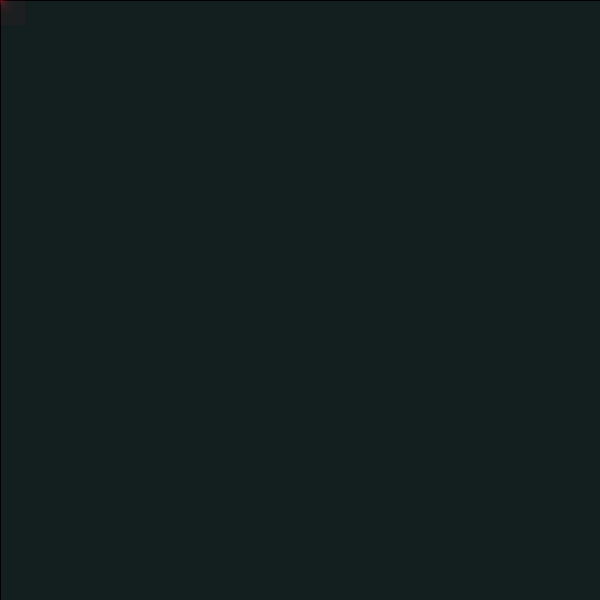
Frame 1 (no input)
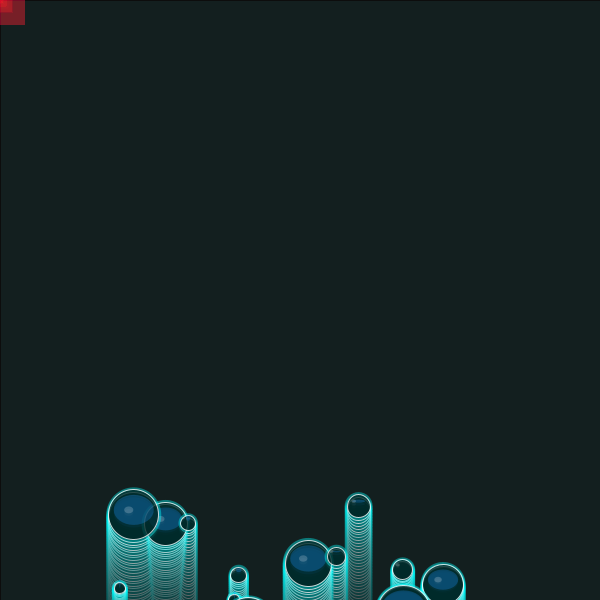
Frame 60 (the mouse pressed at the canvas centre just before this capture)
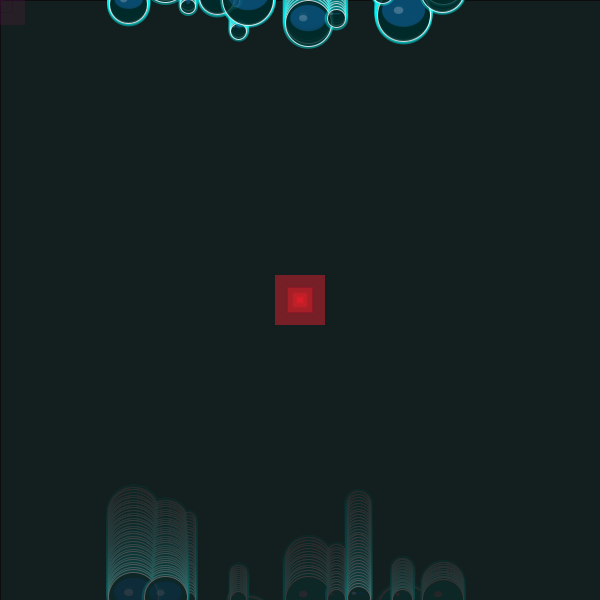
Frame 120 (the mouse held since frame 60 and released just before this capture)

The Processing sketch that drew these frames (run headless with seeded random() and noise(); from frame 60 on, the mouse is pressed at the canvas centre):

// Processing sketch: processing_140259
// ── processing_140259.pde

//Jenny McCarthy 3/10/14 Project 2: Distrubing Nature

Obstacles obstacles;
Bubbles[] bubbles = new Bubbles [20]; //declare array of bubbles

color bC = color(19,31,31); //background color

void setup(){
  size(600,600);
  background(bC);
  smooth();
  frameRate(20);
  for(int i=0;i<bubbles.length;i++){
    bubbles[i] = new Bubbles();
  } //initializing each bubble w/ for loop 
  obstacles = new Obstacles(50);
}

void draw(){
  rectMode(CENTER);
  fill(bC,10);
  rect(300,300,width,height); //fade effect 
  
  obstacles.position(mouseX,mouseY); //obstacles follow mouse position
  obstacles.display();
  
  for(int i=0;i<bubbles.length;i++){ //run each object w/for loop
    bubbles[i].display();
    
    if (keyPressed){
      if (key == CODED) {
        if (keyCode == LEFT){
          bubbles[i].left();
        } //bubbles go left
        else if (keyCode == RIGHT){
          bubbles[i].right();
        } //bubbles go right
      }
      if (key=='r' || key=='R'){
        setup();
       } // press r to reset 
    }
    
    if (mousePressed){
        bubbles[i].fall();
    } else {
      bubbles[i].rise();
    } //if the mouse is pressed, the objects start to move in other direction
    
    if(obstacles.intersect(bubbles[i])){
       bubbles[i].inter();
       //only if mouse obstacle interects bubbles, bubbles will perform what's in the inter() function
       
       if(bubbles[i].collide(bubbles[i])){
           bubbles[i].coll(); 
       } else {
           bubbles[i].no_coll();
       } //if they collide, bubbles change color, if not, bubbles stay the same
    }
  }
}


class Bubbles {
  float xpos; //x position
  float ypos; //y position
  float yspeed; //speed bubbles rise to top
  float bSize; //size of bubbles
  color c = color(30,144,255,70); //dodger blue
  
  Bubbles(){
    xpos = random(100,500);
    ypos = random(650,750); //bubbles start rising before the bottom of the display window
    yspeed = random(0.5,3);
    bSize = random(15,70);
  }
  
  void drawBubbles(float x, float y){
    noStroke();
    ellipseMode(CENTER);
    fill(0,255,255,100); //cyan
    ellipse(x,y,bSize,bSize);
    fill(0,170); //black
    stroke(255,200);
    ellipse(x,y,bSize-5,bSize-5);
    fill(c); //fill color c
    noStroke();
    ellipse(x,y-5,bSize-15,bSize-25);
    fill(255,50); //white 
    ellipse(x-5,y-5,bSize/6,bSize/8);
  }
  
  void display(){
    drawBubbles(xpos,ypos); //draw bubbles at x,y
  }
  
  void rise(){
    ypos = ypos - yspeed; //bubbles float/rise upwards
    if(ypos<0){
      ypos = random(650,750); //if bubbles reach top, ypos is reset to beginning position
      c = color(30,144,255,70); //c resets to dodger blue
    }
  }
  
  void fall(){
    ypos = ypos + yspeed; //bubbles sink/fall down
    if(ypos>600){
      ypos = random(-100,-50); //if bubbles reach the bottom, ypos is reset to top
      c = color(30,144,255,70); //c resets to dodger blue
    }
  }
  
  void left(){
    xpos = xpos - yspeed; //bubbles go left
    if(xpos<0){
      xpos = random(650,700); //if bubbles reach the left, xpos is reset to the right
      c = color(30,144,255,70); //c resets to dodger blue
    }
  }
  
  void right(){
    xpos = xpos + yspeed; //bubbles go right
    if(xpos>600){
      xpos = random(-100,-50); //if bubbles reach the right, xpos is reset to the left
      c = color(30,144,255,70); //c resets to dodger blue
    }
  }
  
  void inter(){
    drawBubbles(xpos+(random(-50,50)),ypos+(random(-50,50))); //if intersect, bubbles multiply
  }
  
  void coll(){
    c = color(255,0,255,50); //magenta
  }
  
  void no_coll(){
    c = color(30,144,255,70); //dodger blue
  } 
  
  boolean collide(Bubbles b0){
    float dis = dist(xpos,ypos,b0.xpos,b0.ypos);
    if (dis<bSize+b0.bSize){ //if d is less than bubble size1 + bubble size2, then boolean returns true
      return true;
    } else { //if d is not less than bubble size1 + bubble size2, then boolean returns false
      return false;
    }  
  }
}
class Obstacles {
  float size; //size of obstacle
  color col; //color of obstacle
  float x,y; //x,y position 
  
  Obstacles(float obSize) {
    size = obSize;
    col = color (220,20,60,10); //crimson
    x = 200;
    y = 200;
  }
  
  void position(float xpos, float ypos){
    x = xpos;
    y = ypos;
  }
  
  void display(){
    for(int i = 1;i<=10;i++){
      noStroke();
      fill(col);
      rect(x,y,size/i,size/i);
    } //repeated layers to form the shape
  }
  
  boolean intersect(Bubbles b){
    float d = dist(x,y,b.xpos,b.ypos);
    if (d<b.bSize+size){ //if d is less than bubble size + size of obstacle, then boolean returns true
      return true;
    } else { //if d is not less than bubble size + size of obstacle, then boolean returns false
      return false;
    }  
  }
}
